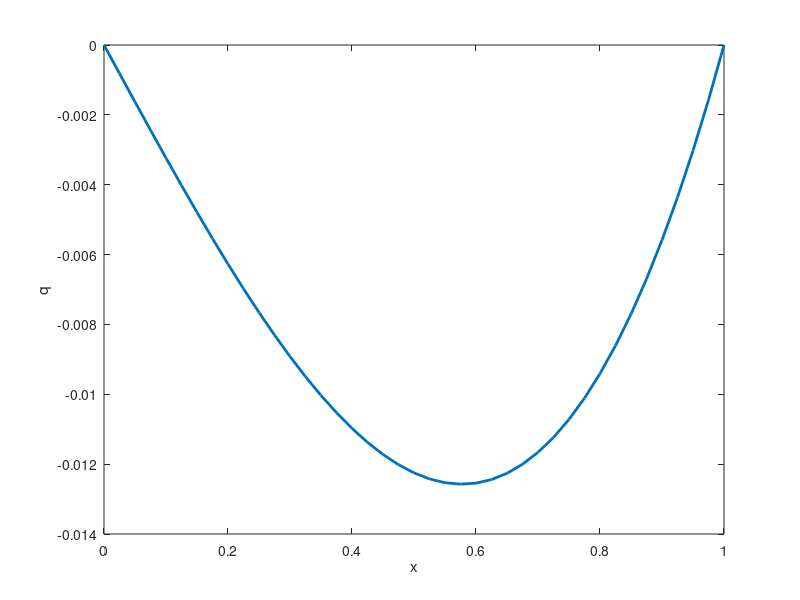

MATLAB code to generate this figure:

%%
%2.6.3.b n=4
clc;
clear all;
n=4;
a=0;
b=1;
h=(b-a)/n;
x=0:h:1;
tau=10;
g=-9.8;

A(1,1)=2*n*tau;
A(1,2)=-n*tau;
for i=2:n-2
    A(i,i-1)=-n*tau;
    A(i,i)=2*n*tau;
    A(i,i+1)=-n*tau;
end
A(n-1,n-2)=-n*tau;
A(n-1,n-1)=2*n*tau;

for i=1:n-1
    f(i)=(1/(10*n))*g;
end

q1=(A)\f';

q(1)=0;
for i=1:n-1
    q(i+1)=q1(i);
end
q(n+1)=0;
q'
plot(x,q,'linewidth',2)
xlabel('x')
ylabel('q')

%%
%2.6.3.b n=40
clc;
clear all;
n=40;
a=0;
b=1;
h=(b-a)/n;
x=0:h:1;
tau=10;
g=-9.8;

A(1,1)=2*n*tau;
A(1,2)=-n*tau;
for i=2:n-2
A(i,i-1)=-n*tau;
A(i,i)=2*n*tau;
A(i,i+1)=-n*tau;
end
A(n-1,n-2)=-n*tau;
A(n-1,n-1)=2*n*tau;

for i=1:n-1
f(i)=(1/(10*n))*g;
end

q1=(A)\f';

q(1)=0;
for i=1:n-1
q(i+1)=q1(i);
end
q(n+1)=0;
q'
plot(x,q,'linewidth',2)
xlabel('x')
ylabel('q')

%%
%2.6.3.c n=4
clc;
clear all;
n=4;
a=0;
b=1;
h=(b-a)/n;
x=0:h:1;
tau=10;
g=-9.8;

A(1,1)=2*n*tau;
A(1,2)=-n*tau;
for i=2:n-2
A(i,i-1)=-n*tau;
A(i,i)=2*n*tau;
A(i,i+1)=-n*tau;
end
A(n-1,n-2)=-n*tau;
A(n-1,n-1)=2*n*tau;

for i=1:n-1
f(i)=(i/(5*n^2))*g;
end

q1=(A)\f';

q(1)=0;
for i=1:n-1
q(i+1)=q1(i);
end
q(n+1)=0;
q'
plot(x,q,'linewidth',2)
xlabel('x')
ylabel('q')


%%
%2.6.3.c n=40
clc;
clear all;
n=40;
a=0;
b=1;
h=(b-a)/n;
x=0:h:1;
tau=10;
g=-9.8;

A(1,1)=2*n*tau;
A(1,2)=-n*tau;
for i=2:n-2
A(i,i-1)=-n*tau;
A(i,i)=2*n*tau;
A(i,i+1)=-n*tau;
end
A(n-1,n-2)=-n*tau;
A(n-1,n-1)=2*n*tau;

for i=1:n-1
f(i)=(i/(5*n^2))*g;
end

q1=(A)\f';

q(1)=0;
for i=1:n-1
q(i+1)=q1(i);
end
q(n+1)=0;
q'
plot(x,q,'linewidth',2)
xlabel('x')
ylabel('q')

%%
%2.8.1
clear all
clc

for n=2:16
    fprintf('n=%d, condition number is %.4e and norm is %f\n',n,cond(hilb(n)), norm(hilb(n),2))
end
